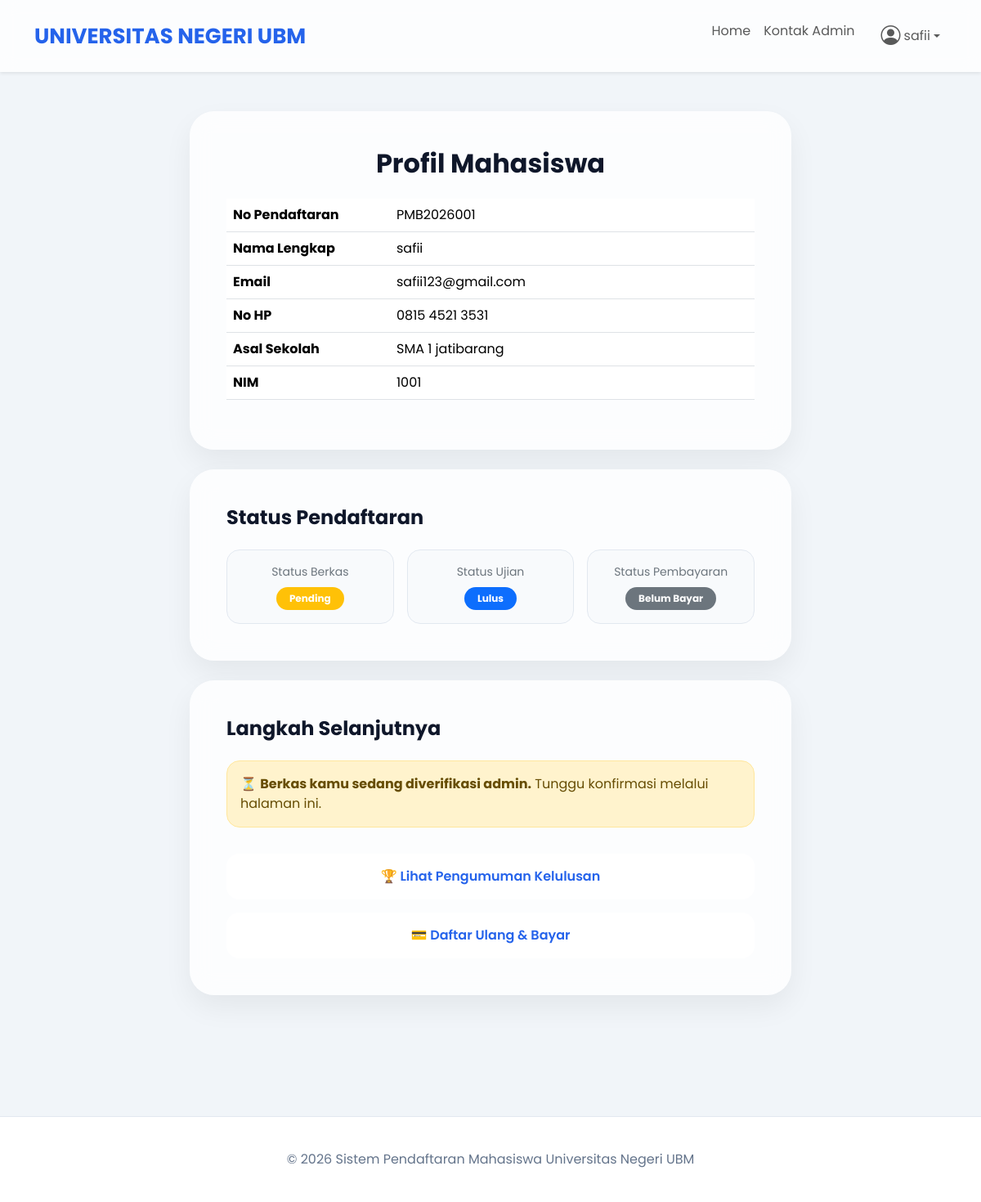
/pages/profil.php (signed in), run on the app's committed database.
### tables this page shows
CREATE TABLE IF NOT EXISTS `mahasiswa` (
  `id` int(11) NOT NULL AUTO_INCREMENT,
  `nim` varchar(30) DEFAULT NULL,
  `nama_lengkap` varchar(100) DEFAULT NULL,
  `email` varchar(100) DEFAULT NULL,
  `no_hp` varchar(20) DEFAULT NULL,
  `asal_sekolah` varchar(100) DEFAULT NULL,
  `status_berkas` enum('Pending','Diterima','Ditolak') DEFAULT 'Pending',
  `status_ujian` enum('Belum','Lulus','Tidak Lulus') DEFAULT 'Belum',
  `status_pembayaran` enum('Belum Bayar','Menunggu','Lunas') DEFAULT 'Belum Bayar',
  `created_at` timestamp NOT NULL DEFAULT current_timestamp(),
  `password` varchar(255) DEFAULT NULL,
  `no_pendaftaran` varchar(50) DEFAULT NULL,
  PRIMARY KEY (`id`)
);

### pages/profil.php (the view, shortened to what this page needs)
<?php
include '../config.php';
$no_pendaftaran = $_SESSION['no_pendaftaran'];
$query = mysqli_query($conn,
    "SELECT * FROM mahasiswa WHERE no_pendaftaran='$no_pendaftaran' LIMIT 1"
);
$data = mysqli_fetch_assoc($query);
?>
<!DOCTYPE html>
<html lang="id">
<head>
    <link href="https://cdn.jsdelivr.net/npm/bootstrap@5.3.3/dist/css/bootstrap.min.css" rel="stylesheet">
    <link rel="stylesheet" href="https://cdn.jsdelivr.net/npm/bootstrap-icons@1.11.3/font/bootstrap-icons.min.css">
    <link rel="stylesheet" href="../assets/css/style.css">
</head>
<body>
<?php include '../includes/navbar.php'; ?>
<div class="container py-5">
    <div class="row justify-content-center">
        <div class="col-lg-8">
            <div class="form-card mb-4">
                <h2 class="fw-bold mb-4 text-center">Profil Mahasiswa</h2>
                <table class="table">
                    <tr>
                        <th width="200">No Pendaftaran</th>
                        <td><?= htmlspecialchars($data['no_pendaftaran'] ?? '-'); ?></td>
                    </tr>
                    <tr>
                        <th>Nama Lengkap</th>
                        <td><?= htmlspecialchars($data['nama_lengkap']); ?></td>
                    </tr>
                    <tr>
                        <th>Email</th>
                        <td><?= htmlspecialchars($data['email']); ?></td>
                    </tr>
                    <tr>
                        <th>No HP</th>
                        <td><?= htmlspecialchars($data['no_hp']); ?></td>
                    </tr>
                    <tr>
                        <th>Asal Sekolah</th>
                        <td><?= htmlspecialchars($data['asal_sekolah']); ?></td>
                    </tr>
                    <tr>
                        <th>NIM</th>
                        <td><?= $data['nim'] ? htmlspecialchars($data['nim']) : '<span class="text-muted">Belum ada (menunggu kelulusan)</span>'; ?></td>
                    </tr>
                </table>
            </div>
            <div class="form-card mb-4">
                <h4 class="fw-bold mb-4">Status Pendaftaran</h4>
                <div class="row g-3">
                    <div class="col-md-4">
                        <div class="p-3 rounded-4 text-center" style="background:#f8fafc; border:1px solid #e2e8f0;">
                            <div class="small text-secondary mb-2">Status Berkas</div>
                            <?php
                            $sb = $data['status_berkas'];
                            $badge = $sb == 'Diterima' ? 'success' : ($sb == 'Ditolak' ? 'danger' : 'warning');
                            ?>
                            <span class="badge bg-<?= $badge; ?> px-3 py-2 rounded-pill"><?= $sb; ?></span>
                        </div>
                    </div>
                    <div class="col-md-4">
                        <div class="p-3 rounded-4 text-center" style="background:#f8fafc; border:1px solid #e2e8f0;">
                            <div class="small text-secondary mb-2">Status Ujian</div>
                            <?php
                            $su = $data['status_ujian'];
                            $badge2 = $su == 'Lulus' ? 'primary' : ($su == 'Tidak Lulus' ? 'danger' : 'secondary');
                            ?>
                            <span class="badge bg-<?= $badge2; ?> px-3 py-2 rounded-pill"><?= $su; ?></span>
                        </div>
                    </div>
                    <div class="col-md-4">
                        <div class="p-3 rounded-4 text-center" style="background:#f8fafc; border:1px solid #e2e8f0;">
                            <div class="small text-secondary mb-2">Status Pembayaran</div>
                            <?php
                            $sp = $data['status_pembayaran'];
                            $badge3 = $sp == 'Lunas' ? 'success' : ($sp == 'Menunggu' ? 'warning' : 'secondary');
                            ?>
                            <span class="badge bg-<?= $badge3; ?> px-3 py-2 rounded-pill"><?= $sp; ?></span>
                        </div>
                    </div>
                </div>
            </div>
            <div class="form-card">
                <h4 class="fw-bold mb-4">Langkah Selanjutnya</h4>
                <div class="d-grid gap-3">
                    <?php if($data['status_berkas'] == 'Pending'): ?>
                    <div class="alert alert-warning rounded-4">
                        ⏳ <strong>Berkas kamu sedang diverifikasi admin.</strong> Tunggu konfirmasi melalui halaman ini.
                    </div>
                    <?php endif; ?>
                    <?php if($data['status_ujian'] == 'Lulus'): ?>
                    <a href="result.php" class="btn-main text-center">
                        🏆 Lihat Pengumuman Kelulusan
                    </a>
                    <?php endif; ?>
                    <?php if($data['status_ujian'] == 'Lulus' && $data['status_pembayaran'] != 'Lunas'): ?>
                    <a href="reenrollment.php" class="btn-main text-center">
                        💳 Daftar Ulang & Bayar
                    </a>
                    <?php endif; ?>
                </div>
            </div>
        </div>
    </div>
</div>
<?php include '../includes/footer.php'; ?>
</body>
</html>

### includes/navbar.php (shortened to what this page needs)
<nav class="navbar navbar-expand-lg shadow-sm">
  <div class="container">
    <a class="navbar-brand" href="/university-admission/index.php">
      UNIVERSITAS NEGERI UBM
    </a>
    <div class="collapse navbar-collapse" id="navbarNav">
      <ul class="navbar-nav ms-auto">
        <li class="nav-item">
          <a class="nav-link" href="/university-admission/index.php">Home</a>
        </li>
        <li class="nav-item">
          <a class="nav-link" href="/university-admission/index.php#kontak">Kontak Admin</a>
        </li>
        <li class="nav-item ms-3">
          <?php if(!empty($_SESSION['nama'])) { ?>
            <div class="dropdown">
              <a class="nav-link dropdown-toggle d-flex align-items-center"
                 href="#"
                 role="button"
                 data-bs-toggle="dropdown"
                 aria-expanded="false">
                <i class="bi bi-person-circle fs-4 me-1"></i>
                <?= htmlspecialchars($_SESSION['nama']); ?>
              </a>
            </div>
          <?php } ?>
        </li>
      </ul>
    </div>
  </div>
</nav>

### includes/footer.php
<footer class="footer">
  <div class="container text-center">
    <p class="mb-0">
      © 2026 Sistem Pendaftaran Mahasiswa Universitas Negeri UBM
    </p>
  </div>
</footer>

### assets/css/style.css (style rules this page uses)
* { margin: 0; padding: 0; box-sizing: border-box; }
body { font-family: 'Poppins', sans-serif; background: #f1f5f9; color: #0f172a; overflow-x: hidden; }
.navbar { background: rgba(255,255,255,0.8) !important; backdrop-filter: blur(10px); padding: 18px 0; }
.navbar-brand { font-size: 26px; font-weight: 700; color: #2563eb !important; }
.btn-main { background: white; color: #2563eb; border: none; padding: 16px 35px; border-radius: 16px; font-weight: 600; transition: 0.4s; text-decoration: none; display: inline-block; }
.form-card { background: rgba(255,255,255,0.8); backdrop-filter: blur(15px); border-radius: 30px; padding: 45px; box-shadow: 0 15px 35px rgba(0,0,0,0.06); }
.form-card h2 { font-weight: 700; margin-bottom: 30px; }
.footer { background: white; padding: 40px 0; margin-top: 100px; border-top: 1px solid #e2e8f0; }
.footer p { color: #64748b; }

### data on the page
mahasiswa: no_pendaftaran "PMB2026001", nama_lengkap "safii", email "safii123@gmail.com", no_hp "0815 4521 3531", asal_sekolah "SMA 1 jatibarang", nim "1001", status_berkas "Pending", status_ujian "Lulus", status_pembayaran "Belum Bayar"

### other printed values
$_SESSION['nama'] "safii"
